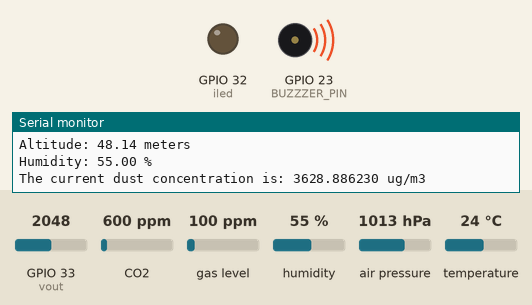
Bench run of a sketch on a simulated ESP32. Parts: output pins drawn as LEDs (lit = HIGH), buzzer (waves = sounding), the last lines printed to the serial monitor. Inputs (shaded band) come from the test bench; at power-on: GPIO 33 (vout) = 2048, CO2 600 ppm, gas level 100 ppm, humidity 55 %, air pressure 1013 hPa, temperature 24 °C. WiFi joins after 1.5 s; servers stay silent unless stated; uploads are accepted with an empty reply; the local clock reads 2024-03-15 10:24:30 at power-on unless the sketch sets it; random numbers use the default seed unless the sketch sets one.

Above: at 2.2 s.
At 37.4 s:
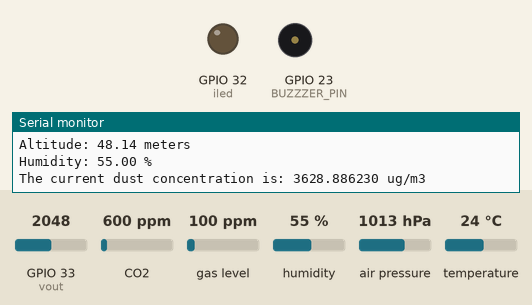
Timing chart, 0 to 42.0 s (numbered marks = the images above):
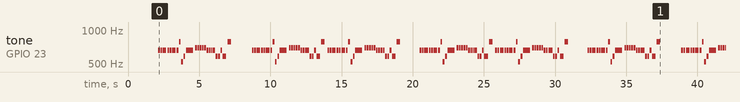

The sketch:

esp32.ino
```cpp
#include <WiFi.h>
#include <HTTPClient.h>
#include "Adafruit_CCS811.h"
#include <Arduino.h>
#include <time.h>
char timestamp[64] = "";

// =============================
// ==== Configurable Constants ====
// =============================
const char* ssid = "";
const char* password = "";
const char* firebaseUrl = "https://cits5506-default-rtdb.firebaseio.com/sensorData.json";
#define BUZZZER_PIN 23
#define COV_RATIO 0.2 // ug/mmm / mv for dust sensor
#define NO_DUST_VOLTAGE 10 // Reduced from 400 for dust sensor testing
#define SYS_VOLTAGE 3300 // unit: mV for dust sensor
const int iled = 32; //drive the led of dust sensor
const int vout = 33; //analog input for dust sensor
struct SensorThresholds {
  int densityThreshold;
  int eCO2Threshold;
  int TVOCThreshold;
};
SensorThresholds thresholds = {
  .densityThreshold = 50,
  .eCO2Threshold = 800,
  .TVOCThreshold = 300,
};

// ==========================
// ==== Buzzer Constants ====
// ==========================
#include "BuzzerNotes.h"

int melody[] = {
  NOTE_E5, NOTE_E5, NOTE_E5,
  NOTE_E5, NOTE_E5, NOTE_E5,
  NOTE_E5, NOTE_G5, NOTE_C5, NOTE_D5,
  NOTE_E5,
  NOTE_F5, NOTE_F5, NOTE_F5, NOTE_F5,
  NOTE_F5, NOTE_E5, NOTE_E5, NOTE_E5, NOTE_E5,
  NOTE_E5, NOTE_D5, NOTE_D5, NOTE_E5,
  NOTE_D5, NOTE_G5
};

int noteDurations[] = {
  8, 8, 4,
  8, 8, 4,
  8, 8, 8, 8,
  2,
  8, 8, 8, 8,
  8, 8, 8, 16, 16,
  8, 8, 8, 8,
  4, 4
};

// Function to play a melody
void playMelody() {
  // Calculate the number of notes in the melody
  int size = sizeof(noteDurations) / sizeof(int);

  // Loop through each note in the melody
  for (int thisNote = 0; thisNote < size; thisNote++) {

    // Calculate the duration of each note in milliseconds
    int noteDuration = 1000 / noteDurations[thisNote];

    // Play the note using the tone() function
    // BUZZZER_PIN is the pin number where the buzzer is connected
    // melody[thisNote] is the frequency of the note to be played
    // noteDuration is the duration for which the note will be played
    tone(BUZZZER_PIN, melody[thisNote], noteDuration);

    // Calculate the pause duration between notes. It's 130% of the note duration.
    int pauseBetweenNotes = noteDuration * 1.30;

    // Pause for the calculated duration
    delay(pauseBetweenNotes);

    // Stop playing the tone
    noTone(BUZZZER_PIN);
  }
}


// ==========================
// ====   Dust Sensor   ====
// ==========================
float density, voltage;  // Variables to store density and voltage values
int   adcvalue;          // Variable to store ADC value

// Function to filter the ADC values using a simple moving average filter
int Filter(int m)
{
  static int flag_first = 0, _buff[10], sum;  // Static variables: flag to check first run, buffer to store last 10 values, sum of the buffer
  const int _buff_max = 10;                   // Constant to define the maximum size of the buffer
  int i;                                      // Loop counter

  // Check if it's the first time the function is called
  if(flag_first == 0)
  {
    flag_first = 1;                           // Set the flag to indicate that the function has been called before
    for(i = 0, sum = 0; i < _buff_max; i++)   // Initialize the buffer with the current value and calculate the sum
    {
      _buff[i] = m;                           // Set each buffer value to the current input
      sum += _buff[i];                        // Add the current buffer value to the sum
    }
    return m;                                 // Return the current input value
  }
  else
  {
    sum -= _buff[0];                          // Subtract the oldest value from the sum
    for(i = 0; i < (_buff_max - 1); i++)      // Shift all buffer values to the left
    {
      _buff[i] = _buff[i + 1];                // Move each buffer value one position to the left
    }
    _buff[9] = m;                             // Add the current input value to the end of the buffer
    sum += _buff[9];                          // Add the current input value to the sum

    i = sum / 10.0;                           // Calculate the average of the buffer values
    return i;                                 // Return the average value
  }
}


// ===================================
// ==== CO2 Sensor Initialization ====
// ===================================
Adafruit_CCS811 ccs;
// GPIO 21 for SDA (Default)
// GPIO 22 for SCL (Default)

// ===================================
// === BME280 Sensor Initialization ===
// ===================================
#include <Adafruit_BME280.h>
#include <Wire.h>
#include <Adafruit_Sensor.h>

#define SEALEVELPRESSURE_HPA (1018.8) // Barometric Pressure in Perth, AU

Adafruit_BME280 bme;

// ===================================
// === Gas Sensor Initialization ===
// ===================================
String mode;
int CH4, NO, CO;
float NO2;
// ====================
// ==== Setup Logic ====
// ====================
void setup() {
  Serial.begin(9600);

  // Dust Sensor
  pinMode(iled, OUTPUT);
  digitalWrite(iled, LOW);

  // CO2 Sensor
  if (!ccs.begin()) {
      Serial.println("Failed to start CCS811!");
      while (1);
  // Seed for random number generator
  randomSeed(analogRead(0));
  }

  // Calibrate CO2 Sensor: temperature offset
  while(!ccs.available());
  float temp = ccs.calculateTemperature();
  ccs.setTempOffset(temp - 25.0);
  // WiFi
  WiFi.begin(ssid, password);
  while (WiFi.status() != WL_CONNECTED) {
      delay(1000);
      Serial.println("Connecting to WiFi...");
  }
  Serial.println("Connected to WiFi");

  // config time
  configTime(8 * 3600, 8 * 3600, "pool.ntp.org", "time.nist.gov"); // UTC+8

  // BME280 Sensor
  bool status;
  status = bme.begin(0x76);
  if (!status) {
      Serial.println("Could not find a valid BME280 sensor, check wiring!");
  }
}

// =====================
// ==== Main Looping ====
// =====================
void loop() {
  // Reading data from BME sensor
  float Temp = bme.readTemperature();  // Read temperature in Celsius
  float hPa = bme.readPressure() / 100.0F;  // Read pressure in hPa
  float Altitude = bme.readAltitude(SEALEVELPRESSURE_HPA);  // Read altitude in meters
  float Humidity = bme.readHumidity();  // Read humidity in percentage

  // Print BME sensor readings to Serial
  Serial.print("Temperature: ");
  Serial.print(Temp);
  Serial.println(" °C");

  Serial.print("Pressure: ");
  Serial.print(hPa);
  Serial.println(" hPa");

  Serial.print("Altitude: ");
  Serial.print(Altitude);
  Serial.println(" meters");

  Serial.print("Humidity: ");
  Serial.print(Humidity);
  Serial.println(" %");

  // Dust Sensor readings
  digitalWrite(iled, HIGH);  // Turn on infrared LED
  delayMicroseconds(280);  // Short delay
  adcvalue = analogRead(vout);  // Read ADC value from dust sensor
  digitalWrite(iled, LOW);  // Turn off infrared LED
  adcvalue = Filter(adcvalue);  // Filter the ADC value
  voltage = (SYS_VOLTAGE / 4095.0) * adcvalue * 11;  // Convert ADC value to voltage
  if (voltage >= NO_DUST_VOLTAGE) {  // If voltage is above threshold
      voltage -= NO_DUST_VOLTAGE;  // Adjust voltage
      density = voltage * COV_RATIO;  // Calculate dust density
  } else {  // If voltage is below threshold
      density = 0;  // Set density to zero
  }
  // Print dust density to Serial
  Serial.printf("The current dust concentration is: %f ug/m3\n", density);
  if (density > thresholds.densityThreshold) playMelody();  // Play melody if density exceeds threshold

  // CO2 Sensor readings
  int eCO2 = 0, TVOC = 0;  // Initialize eCO2 and TVOC variables
  if (ccs.available()) {  // If CCS811 sensor data is available
      float temp = ccs.calculateTemperature();  // Calculate temperature (unused in this code)
      if (!ccs.readData()) {  // If data reading is successful
          eCO2 = ccs.geteCO2();  // Get eCO2 value
          TVOC = ccs.getTVOC();  // Get TVOC value
          // Print eCO2 and TVOC values to Serial
          Serial.printf("CO2: %d ppm\n", eCO2);
          Serial.printf("TVOC: %d\n", TVOC);
          if (eCO2 > thresholds.eCO2Threshold) playMelody();  // Play melody if eCO2 exceeds threshold
          if (TVOC > thresholds.TVOCThreshold) playMelody();  // Play melody if TVOC exceeds threshold
      } else {  // If data reading fails
          Serial.println("Error reading CCS811 data!");  // Print error message
      }
  }

  // Get current timestamp
  struct tm timeinfo;
  if(!getLocalTime(&timeinfo)){  // If getting local time fails
    Serial.println("Failed to obtain time");  // Print error message
  }
  else {
    strftime(timestamp, sizeof(timestamp), "%Y-%m-%d %H:%M:%S", &timeinfo);  // Format time into a string
    Serial.println(timestamp);  // Print timestamp to Serial
  }

  // Stimulate gas sensors (function not provided, so purpose is assumed)
  stimulate_sensors();

  // Prepare data to send to Firebase
  String jsonData = "{"
    "\"timestamp\":\"" + String(timestamp) + "\","
    // ... (other data fields) ...
    "\"DustDensity\":" + String(density) +
  "}";

  // Send data to Firebase
  HTTPClient http;
  http.begin(firebaseUrl);  // Start HTTP connection to Firebase URL
  http.addHeader("Content-Type", "application/json");  // Set content type header
  int httpResponseCode = http.POST(jsonData);  // Send POST request with JSON data
  if (httpResponseCode == 200) {  // If response code is 200 (OK)
      Serial.println("Data sent to Firebase!");  // Print success message
  } else {  // If response code is not 200
      Serial.println("Error sending data: ");  // Print error message
      Serial.println(httpResponseCode);  // Print HTTP response code
  }
  http.end();  // End HTTP connection
  delay(1000);  // Delay for 1 second before next loop iteration
}


// Function to simulate sensor readings for testing purposes
void stimulate_sensors() {
  int choice = random(1, 5);  // Randomly choose a number between 1 and 4

  // Set the mode based on the random choice
  if (choice == 1) mode = "danger";
  else mode = "safe";

  // If the mode is "safe", generate random values within safe ranges
  if (mode == "safe") {
    CH4 = random(0, 10001);  // Methane in ppm
    NO = random(0, 26);  // Nitric Oxide in ppm
    NO2 = random(0, 501) / 1000.0;  // Nitrogen Dioxide in ppm
    CO = random(0, 10);  // Carbon Monoxide in ppm

    // Print the simulated safe range values to Serial
    Serial.println("Safe Ranges:");
    Serial.print("CH4 (Methane): "); Serial.print(CH4); Serial.println(" ppm");
    Serial.print("NO (Nitric Oxide): "); Serial.print(NO); Serial.println(" ppm");
    Serial.print("NO2 (Nitrogen Dioxide): "); Serial.print(NO2); Serial.println(" ppm");
    Serial.print("CO (Carbon Monoxide): "); Serial.print(CO); Serial.println(" ppm");
  }
  // If the mode is "danger", generate random values within dangerous ranges
  else if (mode == "danger") {
    CH4 = random(10001, 100001);  // Methane in ppm
    NO = random(26, 101);  // Nitric Oxide in ppm
    NO2 = random(501, 10001) / 1000.0;  // Nitrogen Dioxide in ppm
    CO = random(10, 101);  // Carbon Monoxide in ppm

    // Print the simulated danger range values to Serial
    Serial.println("Danger Ranges:");
    Serial.print("CH4 (Methane): "); Serial.print(CH4); Serial.println(" ppm");
    Serial.print("NO (Nitric Oxide): "); Serial.print(NO); Serial.println(" ppm");
    Serial.print("NO2 (Nitrogen Dioxide): "); Serial.print(NO2); Serial.println(" ppm");
    Serial.print("CO (Carbon Monoxide): "); Serial.print(CO); Serial.println(" ppm");

    // Play a melody to indicate danger
    playMelody();
  }
  // If the mode is neither "safe" nor "danger", print an error message
  else {
    Serial.println("Invalid input. Please enter 'safe' or 'danger'.");
  }
}
```

BuzzerNotes.h
```cpp
#define NOTE_B0  31
#define NOTE_C1  33
#define NOTE_CS1 35
#define NOTE_D1  37
#define NOTE_DS1 39
#define NOTE_E1  41
#define NOTE_F1  44
#define NOTE_FS1 46
#define NOTE_G1  49
#define NOTE_GS1 52
#define NOTE_A1  55
#define NOTE_AS1 58
#define NOTE_B1  62
#define NOTE_C2  65
#define NOTE_CS2 69
#define NOTE_D2  73
#define NOTE_DS2 78
#define NOTE_E2  82
#define NOTE_F2  87
#define NOTE_FS2 93
#define NOTE_G2  98
#define NOTE_GS2 104
#define NOTE_A2  110
#define NOTE_AS2 117
#define NOTE_B2  123
#define NOTE_C3  131
#define NOTE_CS3 139
#define NOTE_D3  147
#define NOTE_DS3 156
#define NOTE_E3  165
#define NOTE_F3  175
#define NOTE_FS3 185
#define NOTE_G3  196
#define NOTE_GS3 208
#define NOTE_A3  220
#define NOTE_AS3 233
#define NOTE_B3  247
#define NOTE_C4  262
#define NOTE_CS4 277
#define NOTE_D4  294
#define NOTE_DS4 311
#define NOTE_E4  330
#define NOTE_F4  349
#define NOTE_FS4 370
#define NOTE_G4  392
#define NOTE_GS4 415
#define NOTE_A4  440
#define NOTE_AS4 466
#define NOTE_B4  494
#define NOTE_C5  523
#define NOTE_CS5 554
#define NOTE_D5  587
#define NOTE_DS5 622
#define NOTE_E5  659
#define NOTE_F5  698
#define NOTE_FS5 740
#define NOTE_G5  784
#define NOTE_GS5 831
#define NOTE_A5  880
#define NOTE_AS5 932
#define NOTE_B5  988
#define NOTE_C6  1047
#define NOTE_CS6 1109
#define NOTE_D6  1175
#define NOTE_DS6 1245
#define NOTE_E6  1319
#define NOTE_F6  1397
#define NOTE_FS6 1480
#define NOTE_G6  1568
#define NOTE_GS6 1661
#define NOTE_A6  1760
#define NOTE_AS6 1865
#define NOTE_B6  1976
#define NOTE_C7  2093
#define NOTE_CS7 2217
#define NOTE_D7  2349
#define NOTE_DS7 2489
#define NOTE_E7  2637
#define NOTE_F7  2794
#define NOTE_FS7 2960
#define NOTE_G7  3136
#define NOTE_GS7 3322
#define NOTE_A7  3520
#define NOTE_AS7 3729
#define NOTE_B7  3951
#define NOTE_C8  4186
#define NOTE_CS8 4435
#define NOTE_D8  4699
#define NOTE_DS8 4978
```

Measured:
- by itself, tone on GPIO 23 (BUZZZER_PIN): plays 659 Hz for 0.12 s, 659 Hz for 0.12 s, 659 Hz for 0.25 s, 659 Hz for 0.12 s, 659 Hz for 0.12 s, 659 Hz for 0.25 s … (171 notes in this stretch)
